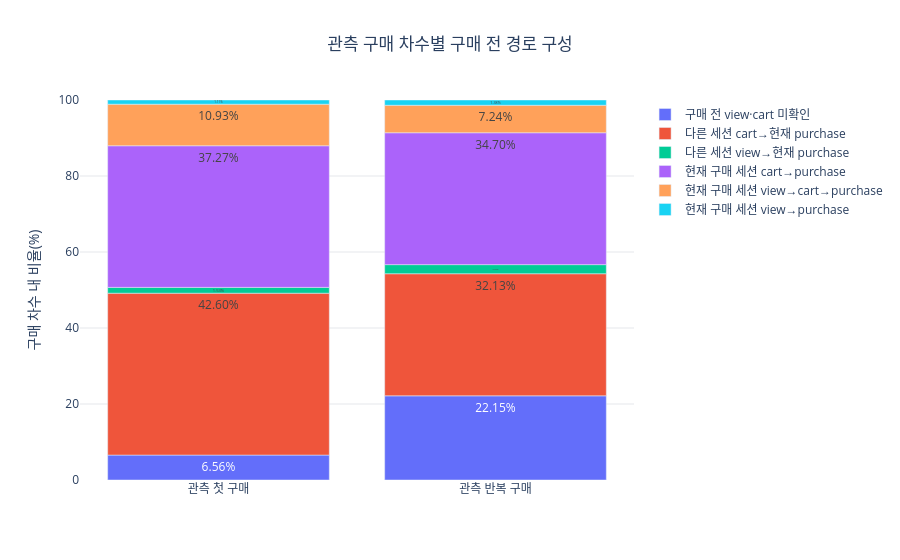

Write notebook code for a chart like this one.
### Code cell
fig = px.bar(
    path_overall,
    x='구매차수',
    y='구매차수내_비율_pct',
    color='구매경로',
    text_auto='.2f',
    custom_data=['구매_세션상품수'],
    category_orders={'구매차수': ['관측 첫 구매', '관측 반복 구매']},
    title='관측 구매 차수별 구매 전 경로 구성',
)
fig.update_traces(
    texttemplate='%{y:.2f}%',
    textposition='inside',
    hovertemplate='%{x} · %{fullData.name}<br>%{y:.2f}%<br>%{customdata[0]:,.0f}개<extra></extra>',
)
fig.update_layout(
    title_x=0.5,
    yaxis_title='구매 차수 내 비율(%)',
    xaxis_title='',
    yaxis_range=[0, 100],
    plot_bgcolor='white',
    legend_title_text='',
)
fig.update_yaxes(gridcolor='#E5E7EB')
fig.show()

### Figure 1 — Plotly figure (JSON) as saved in the notebook; plotly's stock layout.template omitted (floating-point values rounded to 4 significant figures)
{"data": [{"customdata": [[10610], [77024]], "hovertemplate": "%{x} · %{fullData.name}<br>%{y:.2f}%<br>%{customdata[0]:,.0f}개<extra></extra>", "legendgroup": "구매 전 view·cart 미확인", "marker": {"color": "#636efa", "pattern": {"shape": ""}}, "name": "구매 전 view·cart 미확인", "orientation": "v", "showlegend": true, "textposition": "inside", "texttemplate": "%{y:.2f}%", "type": "bar", "x": ["관측 반복 구매", "관측 첫 구매"], "xaxis": "x", "y": [22.15, 6.562], "yaxis": "y"}, {"customdata": [[15388], [500006]], "hovertemplate": "%{x} · %{fullData.name}<br>%{y:.2f}%<br>%{customdata[0]:,.0f}개<extra></extra>", "legendgroup": "다른 세션 cart→현재 purchase", "marker": {"color": "#EF553B", "pattern": {"shape": ""}}, "name": "다른 세션 cart→현재 purchase", "orientation": "v", "showlegend": true, "textposition": "inside", "texttemplate": "%{y:.2f}%", "type": "bar", "x": ["관측 반복 구매", "관측 첫 구매"], "xaxis": "x", "y": [32.13, 42.6], "yaxis": "y"}, {"customdata": [[1145], [17982]], "hovertemplate": "%{x} · %{fullData.name}<br>%{y:.2f}%<br>%{customdata[0]:,.0f}개<extra></extra>", "legendgroup": "다른 세션 view→현재 purchase", "marker": {"color": "#00cc96", "pattern": {"shape": ""}}, "name": "다른 세션 view→현재 purchase", "orientation": "v", "showlegend": true, "textposition": "inside", "texttemplate": "%{y:.2f}%", "type": "bar", "x": ["관측 반복 구매", "관측 첫 구매"], "xaxis": "x", "y": [2.391, 1.532], "yaxis": "y"}, {"customdata": [[16621], [437508]], "hovertemplate": "%{x} · %{fullData.name}<br>%{y:.2f}%<br>%{customdata[0]:,.0f}개<extra></extra>", "legendgroup": "현재 구매 세션 cart→purchase", "marker": {"color": "#ab63fa", "pattern": {"shape": ""}}, "name": "현재 구매 세션 cart→purchase", "orientation": "v", "showlegend": true, "textposition": "inside", "texttemplate": "%{y:.2f}%", "type": "bar", "x": ["관측 반복 구매", "관측 첫 구매"], "xaxis": "x", "y": [34.7, 37.27], "yaxis": "y"}, {"customdata": [[3466], [128327]], "hovertemplate": "%{x} · %{fullData.name}<br>%{y:.2f}%<br>%{customdata[0]:,.0f}개<extra></extra>", "legendgroup": "현재 구매 세션 view→cart→purchase", "marker": {"color": "#FFA15A", "pattern": {"shape": ""}}, "name": "현재 구매 세션 view→cart→purchase", "orientation": "v", "showlegend": true, "textposition": "inside", "texttemplate": "%{y:.2f}%", "type": "bar", "x": ["관측 반복 구매", "관측 첫 구매"], "xaxis": "x", "y": [7.237, 10.93], "yaxis": "y"}, {"customdata": [[663], [13007]], "hovertemplate": "%{x} · %{fullData.name}<br>%{y:.2f}%<br>%{customdata[0]:,.0f}개<extra></extra>", "legendgroup": "현재 구매 세션 view→purchase", "marker": {"color": "#19d3f3", "pattern": {"shape": ""}}, "name": "현재 구매 세션 view→purchase", "orientation": "v", "showlegend": true, "textposition": "inside", "texttemplate": "%{y:.2f}%", "type": "bar", "x": ["관측 반복 구매", "관측 첫 구매"], "xaxis": "x", "y": [1.384, 1.108], "yaxis": "y"}], "layout": {"barmode": "relative", "legend": {"title": {"text": ""}, "tracegroupgap": 0}, "plot_bgcolor": "white", "title": {"text": "관측 구매 차수별 구매 전 경로 구성", "x": 0.5}, "xaxis": {"anchor": "y", "categoryarray": ["관측 첫 구매", "관측 반복 구매"], "categoryorder": "array", "domain": [0, 1], "title": {"text": ""}}, "yaxis": {"anchor": "x", "domain": [0, 1], "gridcolor": "#E5E7EB", "range": [0, 100], "title": {"text": "구매 차수 내 비율(%)"}}}}
